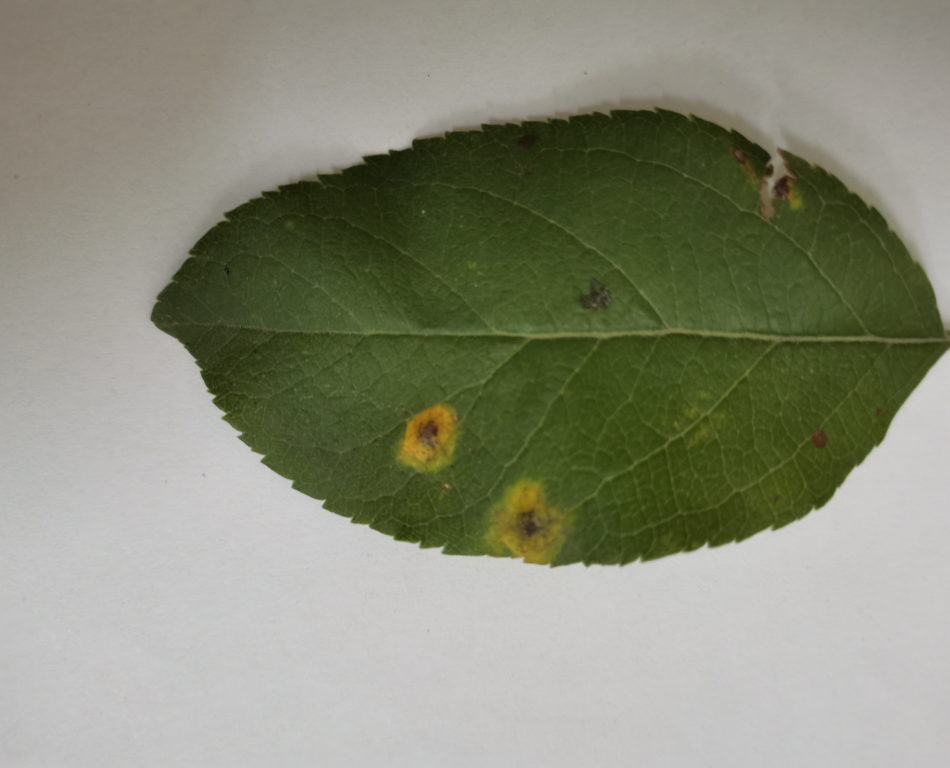
#> input picture AppleDiseaseLeaves/1.jpg, 1899 x 1536 px (shown at 1/2 size)
$ python RGBsplit.py
#> lines starting #> are read from the running program, lines starting #| are printed output that depends on the picture
import cv2
from matplotlib import pyplot as plt
import os
if not os.path.exists('RGB'):
    os.makedirs('RGB')
# 读取图片
img = cv2.imread('AppleDiseaseLeaves/1.jpg')
#> img is the input picture: shape (1536, 1899, 3); mean B, G, R 120.9, 140, 137.2

# 分离通道
b, g, r = cv2.split(img)
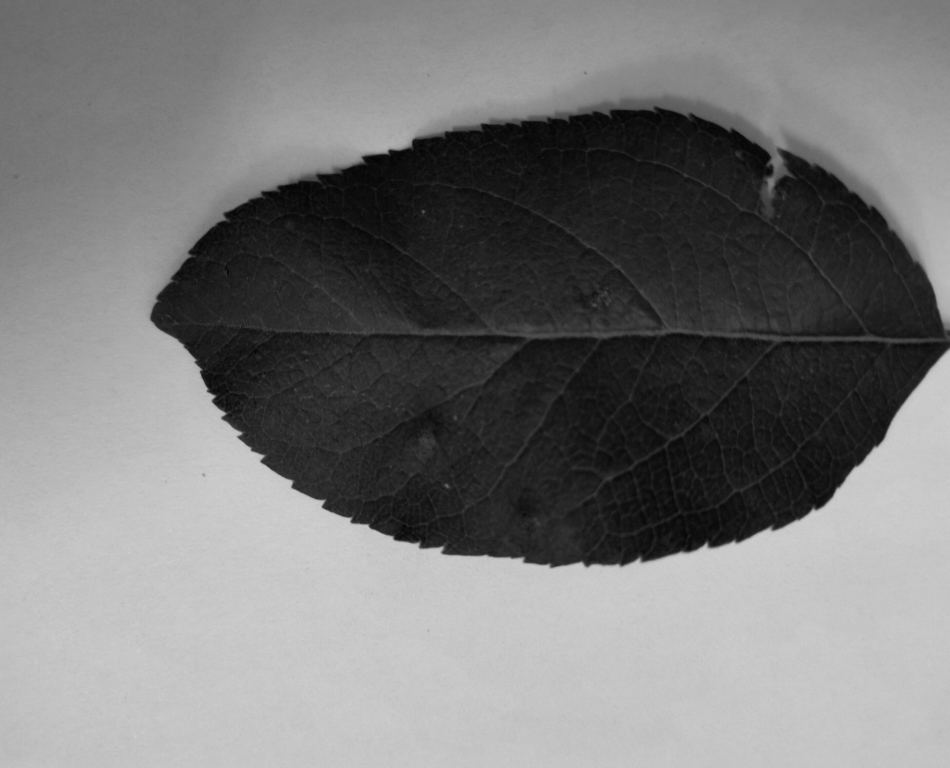
#> b: shape (1536, 1899) (shown at 1/2 size); min 0, max 211, mean 120.9
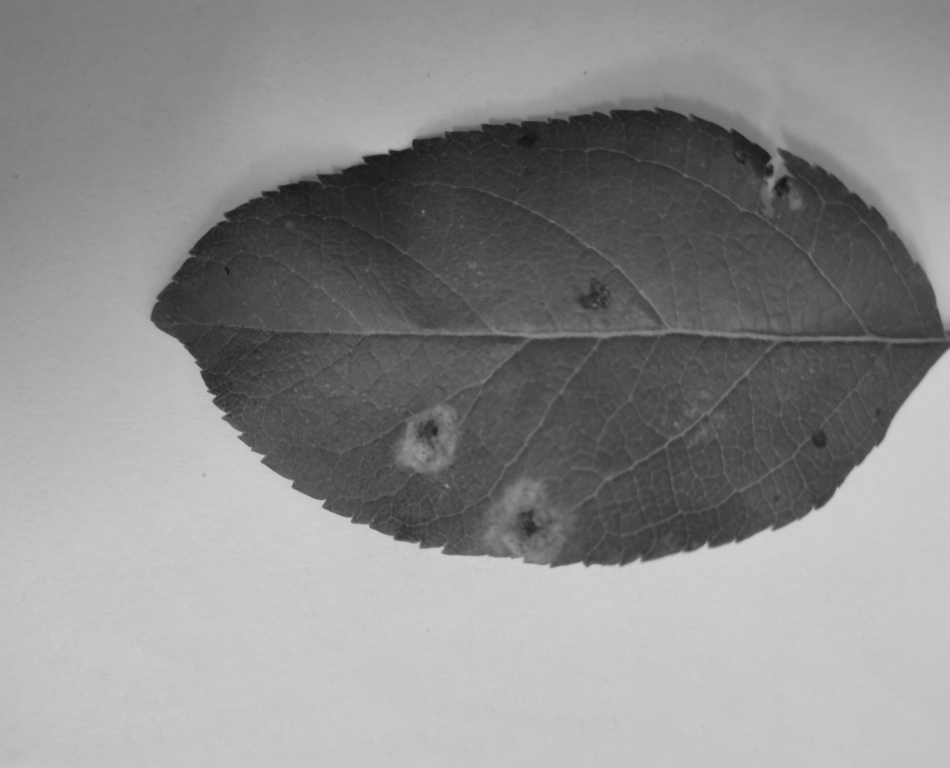
#> g: shape (1536, 1899) (shown at 1/2 size); min 14, max 210, mean 140

# 导出H通道图像
cv2.imwrite('RGB/b_channel.jpg', b)

# 导出S通道图像
cv2.imwrite('RGB/g_channel.jpg', g)

# 导出V通道图像
cv2.imwrite('RGB/r_channel.jpg', r)

# 显示三个通道
plt.figure(figsize=(12, 5))

plt.subplot(231)
plt.imshow(b, cmap='gray')
plt.title('Blue Channel')
plt.axis('off')

plt.subplot(232)
plt.imshow(g, cmap='gray')
plt.title('Green Channel')
plt.axis('off')

plt.subplot(233)
plt.imshow(r, cmap='gray')
plt.title('Red Channel')
plt.axis('off')


# 分离三通道
b,g,r = cv2.split(img)
# plt.figure(figsize=(12, 5))

# 显示三个通道的直方图
plt.subplot(234)
plt.hist(b.ravel(), bins=256, color='b', range=[0, 256])
plt.title('Blue Channel Histogram')


plt.subplot(235)
plt.hist(g.ravel(), bins=256, color='g', range=[0, 256])
plt.title('Green Channel Histogram')


plt.subplot(236)
plt.hist(r.ravel(), bins=256, color='r', range=[0, 256])
plt.title('Red Channel Histogram')


plt.tight_layout()
plt.show()
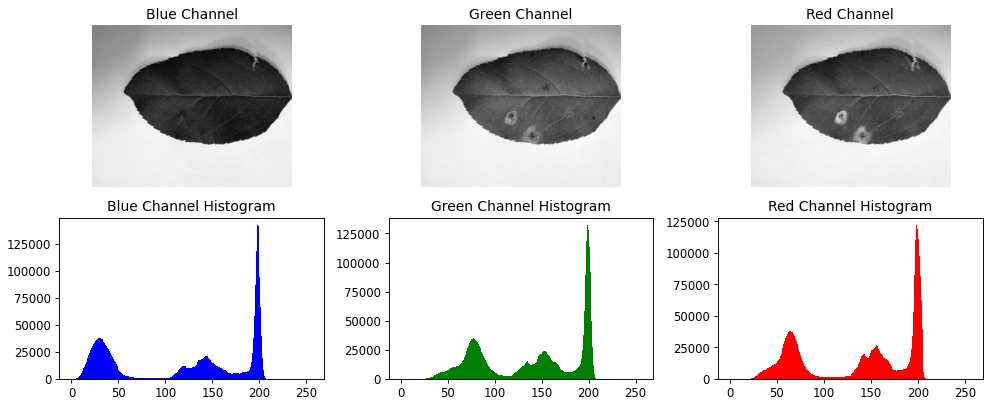
#> figure drawn by matplotlib, 6 panels; panel 4: tallest bar 142128 high, from x = 197 to 198; panel 5: tallest bar 132035 high, from x = 198 to 199; panel 6: tallest bar 121675 high, from x = 198 to 199

$ run again, with AppleDiseaseLeaves/10.jpg copied over AppleDiseaseLeaves/1.jpg
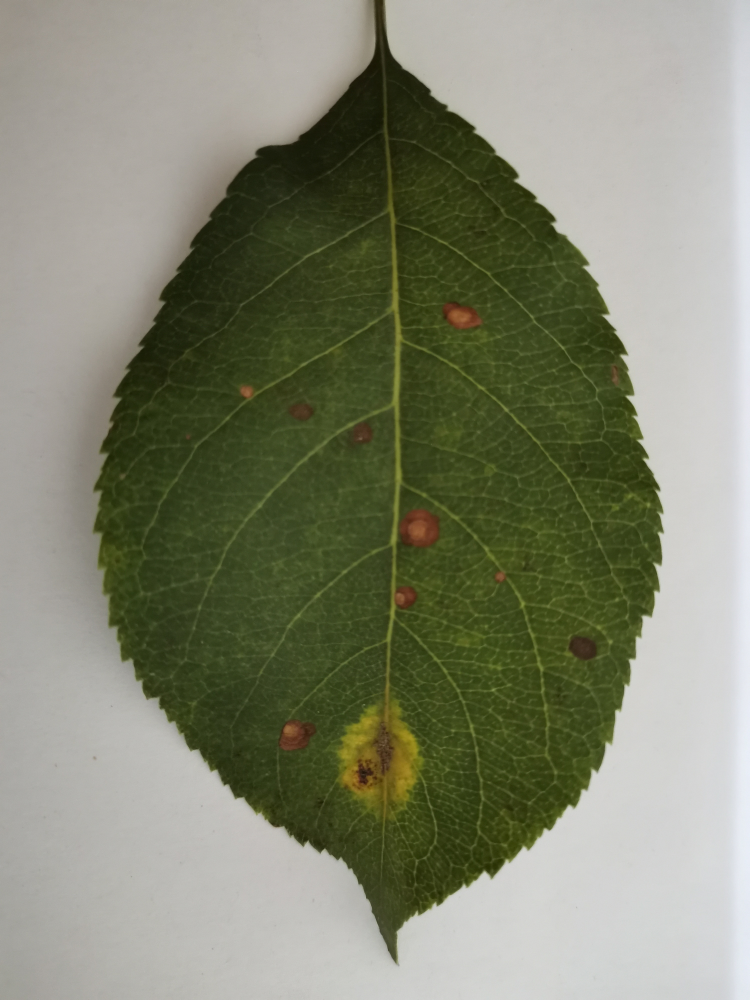
#> input picture AppleDiseaseLeaves/10.jpg, 3000 x 4000 px (shown at 1/4 size)
#> img is the input picture: shape (4000, 3000, 3); mean B, G, R 112.6, 133.5, 130.4
#> `b, g, r = cv2.split(img)`:
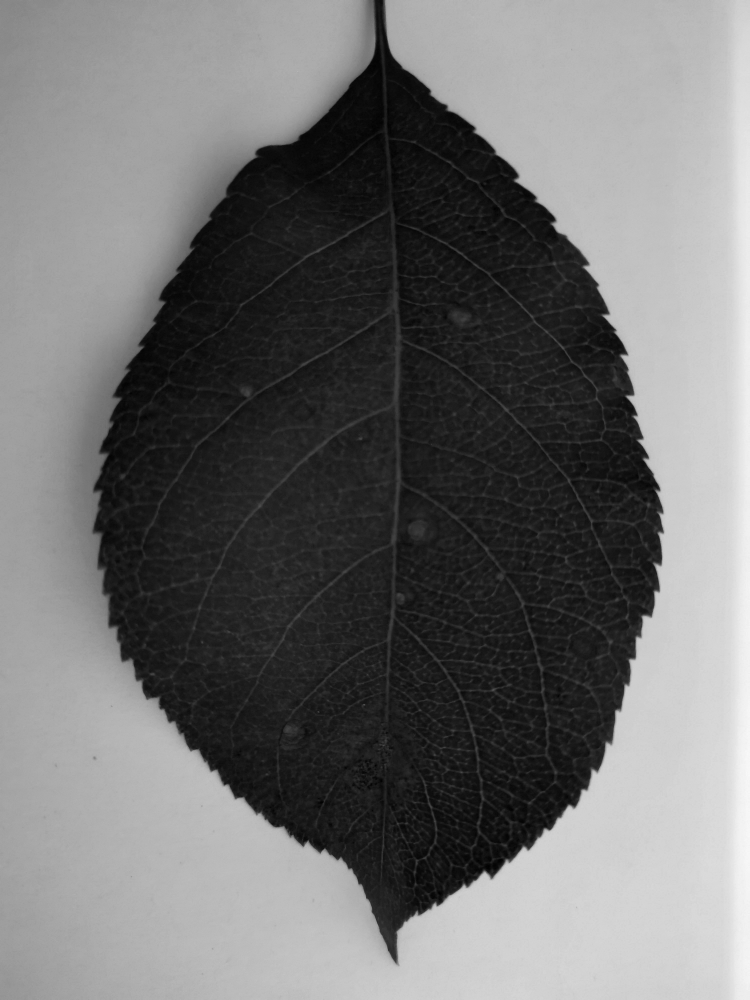
#> b: shape (4000, 3000) (shown at 1/4 size); min 0, max 251, mean 112.6
#> `b, g, r = cv2.split(img)`:
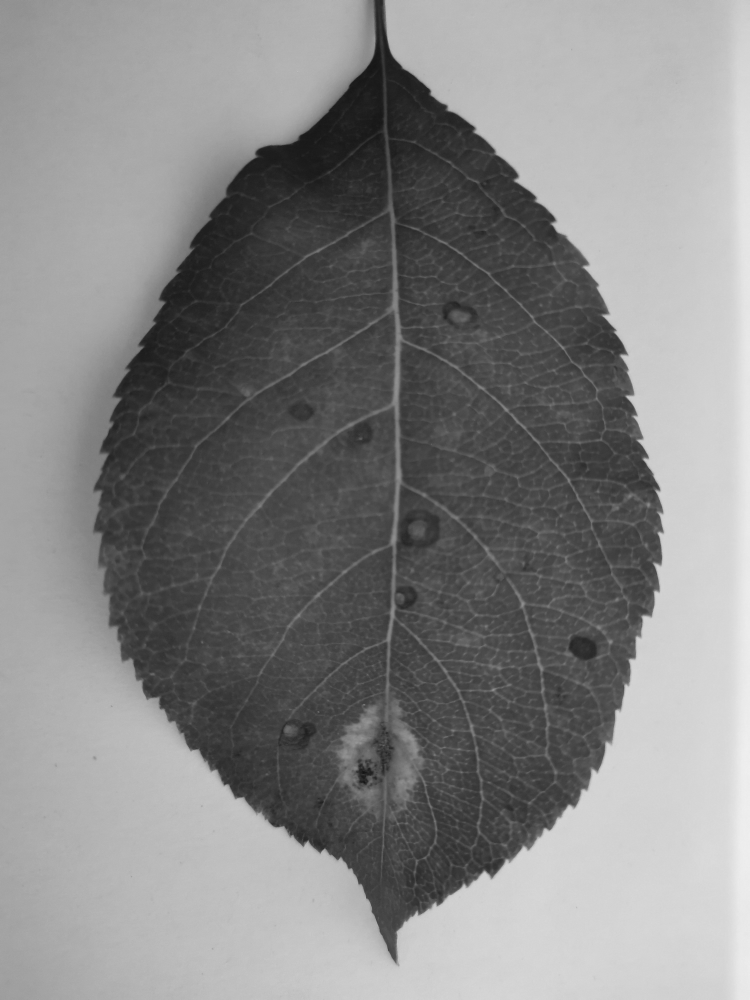
#> g: shape (4000, 3000) (shown at 1/4 size); min 14, max 242, mean 133.5

$ run again, with AppleDiseaseLeaves/2.jpg copied over AppleDiseaseLeaves/1.jpg
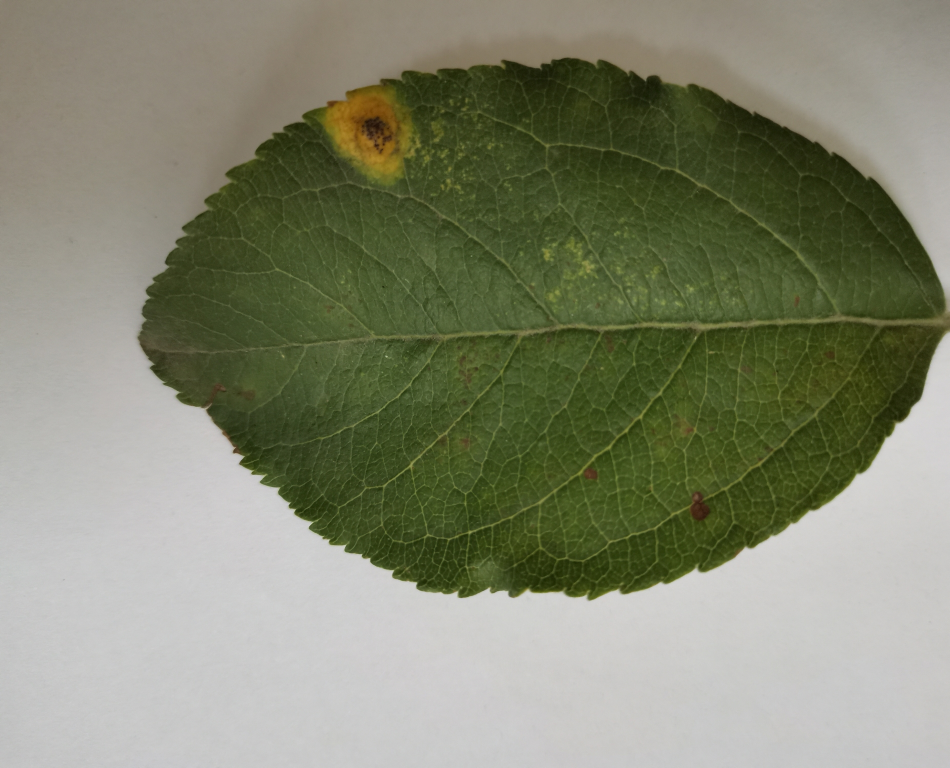
#> input picture AppleDiseaseLeaves/2.jpg, 1899 x 1536 px (shown at 1/2 size)
#> img is the input picture: shape (1536, 1899, 3); mean B, G, R 111.5, 134.1, 130.6
#> `b, g, r = cv2.split(img)`:
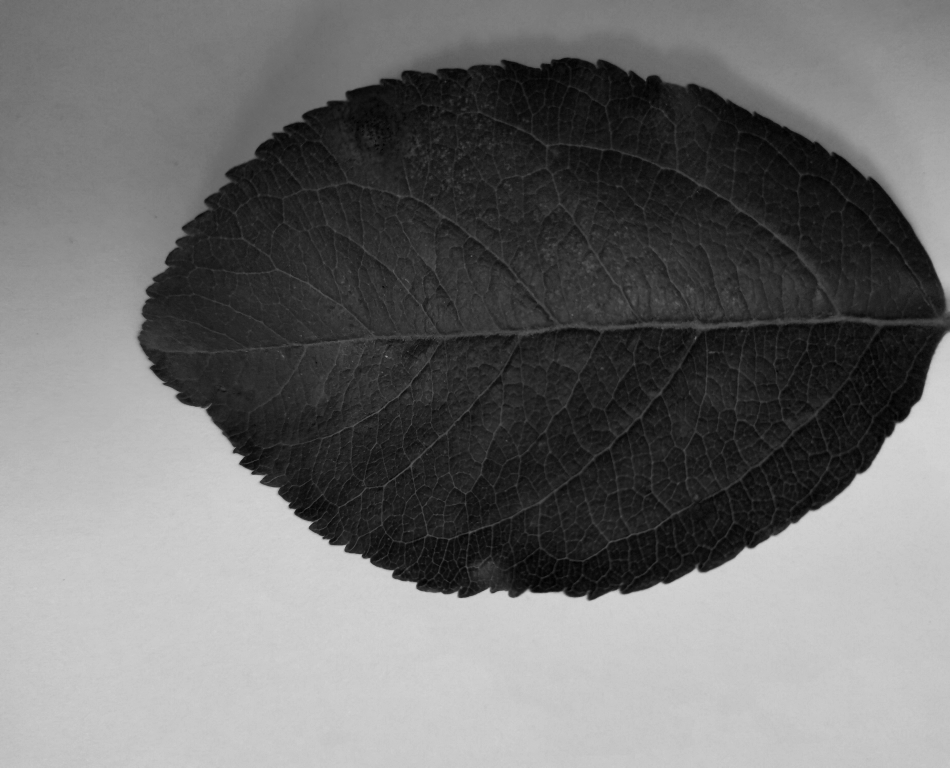
#> b: shape (1536, 1899) (shown at 1/2 size); min 0, max 214, mean 111.5
#> `b, g, r = cv2.split(img)`:
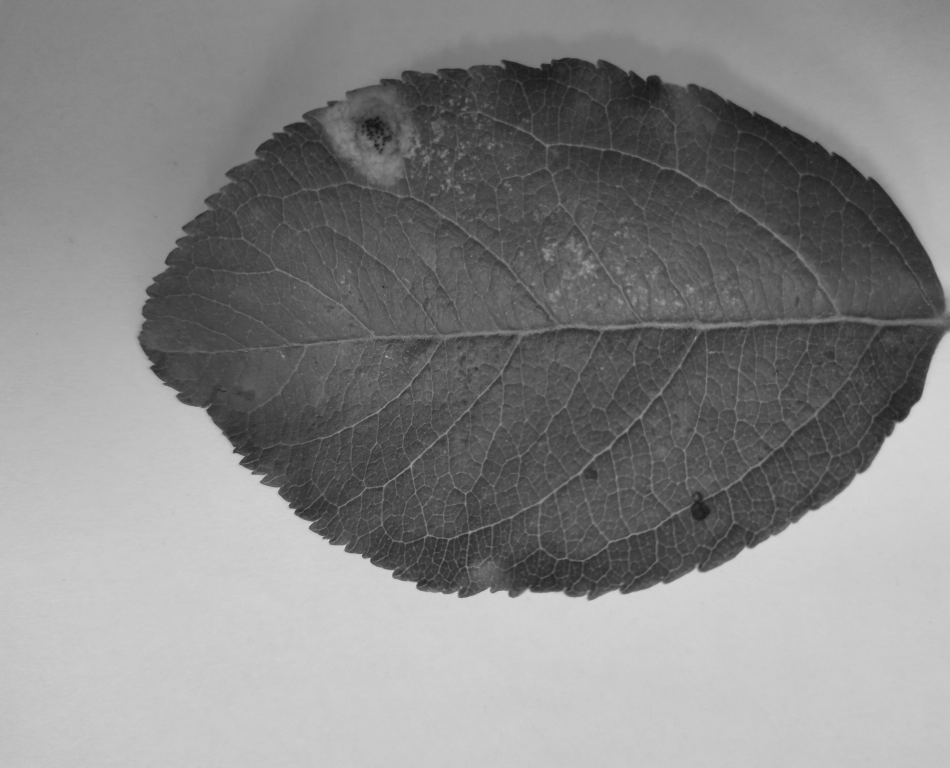
#> g: shape (1536, 1899) (shown at 1/2 size); min 15, max 214, mean 134.1

$ run again, with AppleDiseaseLeaves/3.jpg copied over AppleDiseaseLeaves/1.jpg
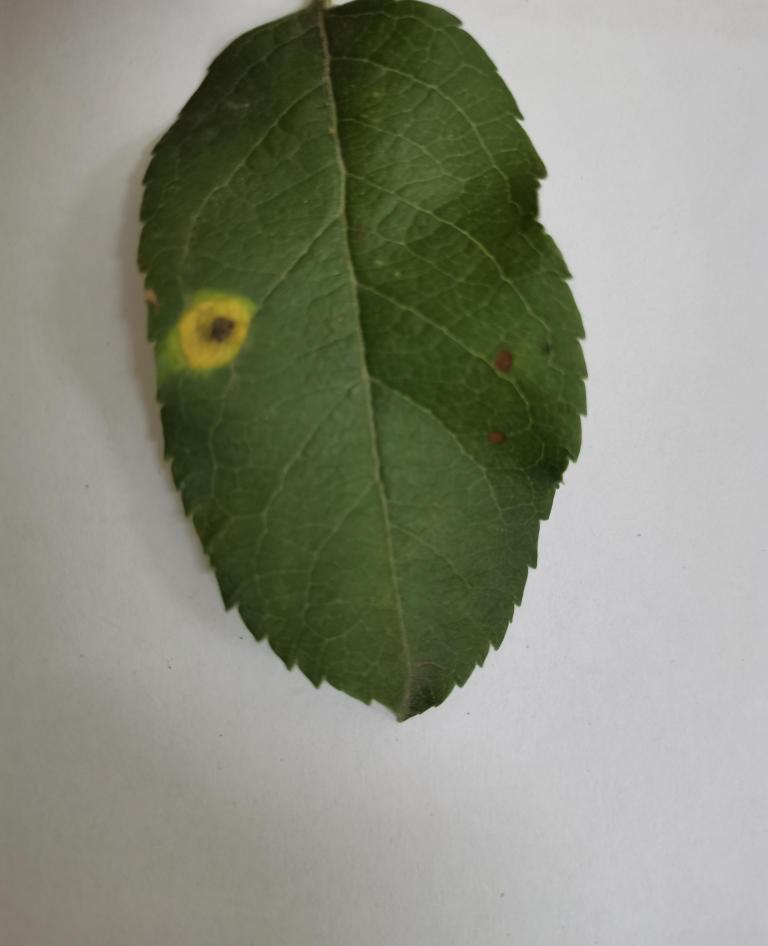
#> input picture AppleDiseaseLeaves/3.jpg, 1536 x 1891 px (shown at 1/2 size)
#> img is the input picture: shape (1891, 1536, 3); mean B, G, R 124.1, 139.8, 136.5
#> `b, g, r = cv2.split(img)`:
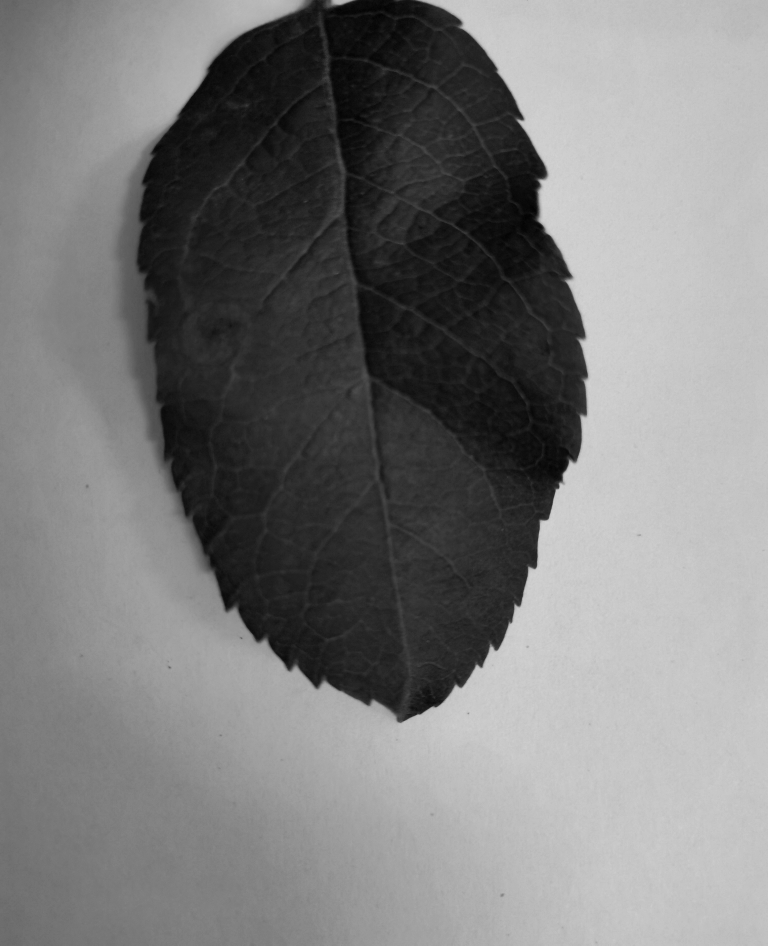
#> b: shape (1891, 1536) (shown at 1/2 size); min 0, max 214, mean 124.1
#> `b, g, r = cv2.split(img)`:
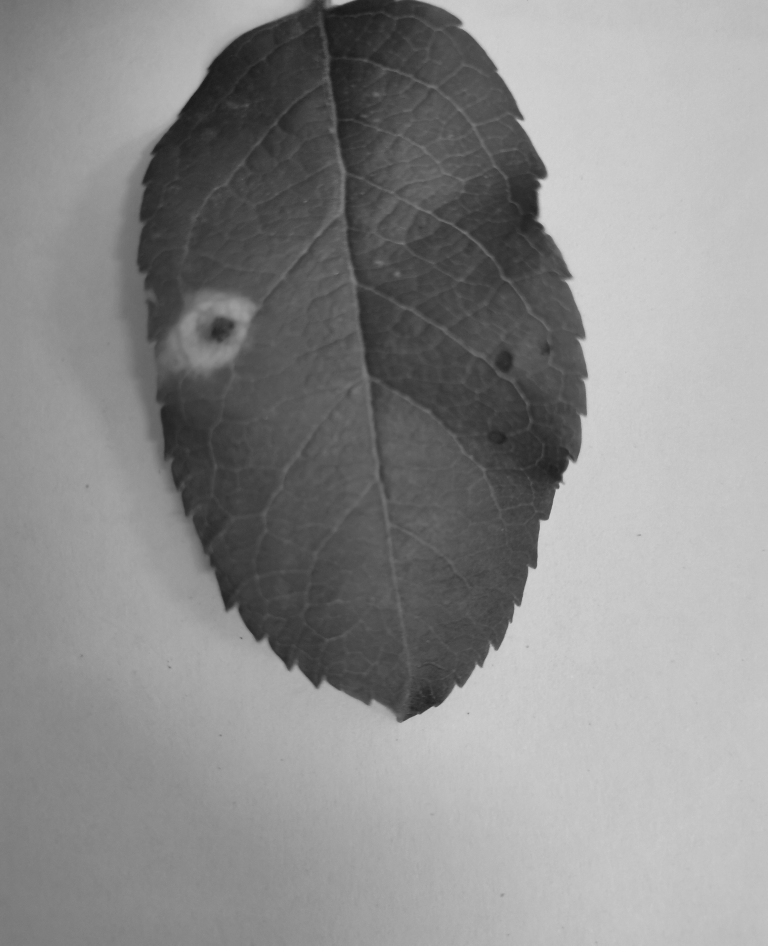
#> g: shape (1891, 1536) (shown at 1/2 size); min 23, max 213, mean 139.8
